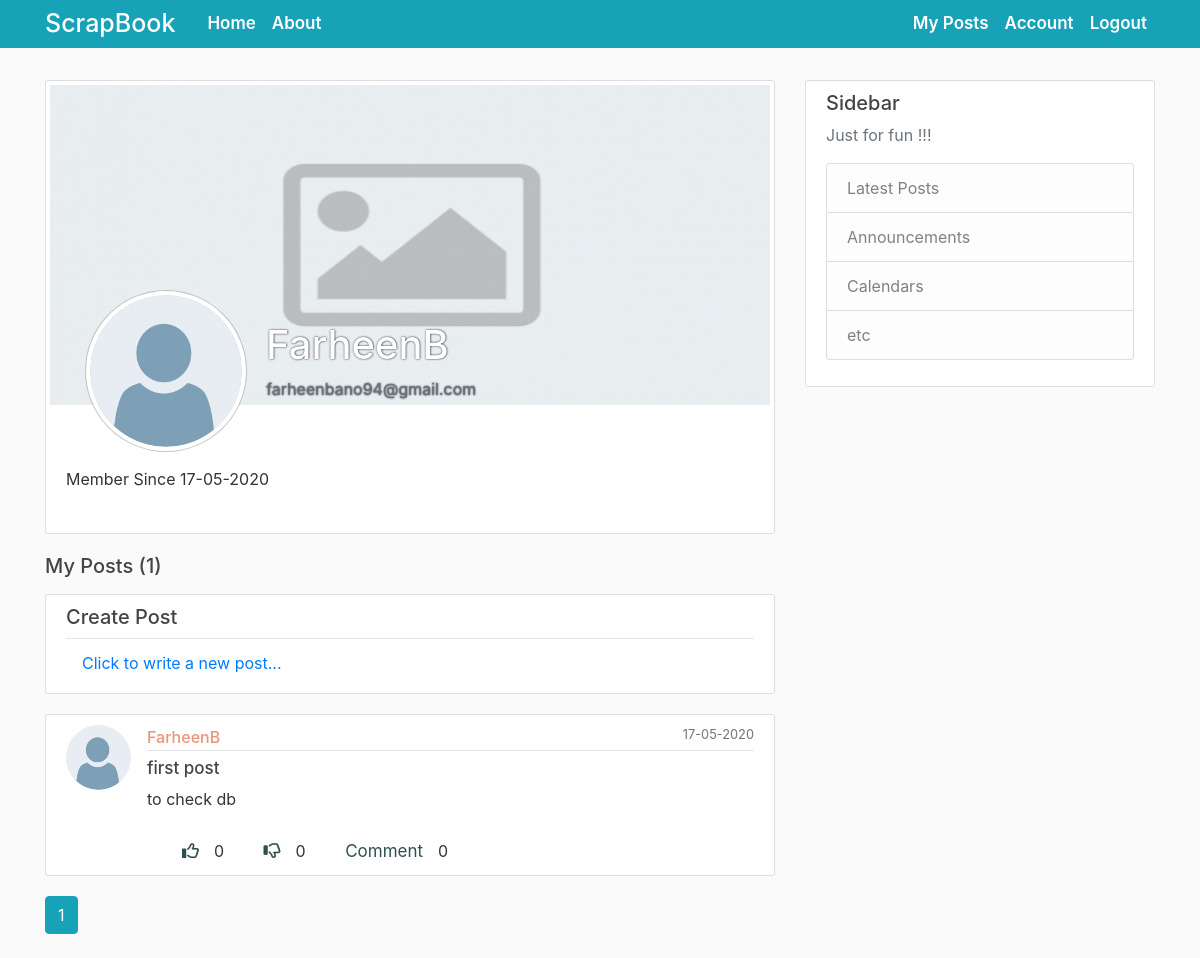
Page /FarheenB (signed in) on the committed database.
### flaskblog/models.py (models this page shows, shortened)
class User(db.Model, UserMixin):
    id = db.Column(db.Integer, primary_key=True)
    username = db.Column(db.String(20), unique=True, nullable=False)
    email = db.Column(db.String(120), unique=True, nullable=False)
    image_file = db.Column(db.String(20), nullable=False, default='default.jpg')
    cover_photo = db.Column(db.String(20), nullable=False, default='default.jpg')
    password = db.Column(db.String(60), nullable=False)
    bio = db.Column(db.Text(), nullable=True)
    dob = db.Column(db.DateTime(), nullable=True)
    location = db.Column(db.String(64),nullable=True)
    member_since = db.Column(db.DateTime(), default=datetime.now(),nullable=False)
    posts = db.relationship('Post', backref='author', lazy=True)
    comments = db.relationship('PostMetadata', backref='author_comment', lazy=True)

class Post(db.Model):
    id = db.Column(db.Integer, primary_key=True)
    title = db.Column(db.String(100), nullable=False)
    date_posted = db.Column(db.DateTime, nullable=False, default=datetime.now())
    content = db.Column(db.Text, nullable=False)
    user_id = db.Column(db.Integer, db.ForeignKey('user.id'), nullable=False)
    post_img = db.Column(db.String(20), nullable=True)
    comments = db.relationship('PostMetadata', backref='posts', lazy=True)

### flaskblog/users/routes.py (the view)
@users.route("/posts/<string:username>")
@users.route("/<string:username>")
def user_posts(username):
    page = request.args.get('page', 1, type=int)
    user = User.query.filter_by(username=username).first_or_404()
    posts = Post.query.filter_by(author=user)\
        .order_by(Post.date_posted.desc())\
        .paginate(page=page, per_page=5)
    image_file = url_for('static', filename='profile_pics/' + user.image_file)
    cover_photo = url_for('static', filename='cover_photo/' + user.cover_photo)
    if username == current_user.username:
        return render_template('my_posts.html', posts=posts, user=user, today=datetime.now(),image_file=image_file,cover_photo=cover_photo)
    return render_template('user_posts.html', posts=posts, user=user, today=datetime.now(),image_file=image_file,cover_photo=cover_photo)

### flaskblog/models.py (called while the page is built)
@login_manager.user_loader
def load_user(user_id):
    return User.query.get(int(user_id))

### flaskblog/templates/my_posts.html (shortened to what this page needs)
{% extends "user_profile.html" %}
{% block posts %}
<h5 class="mb-3">My Posts ({{ posts.total }})</h5>
<article class="media content-section">
    <div class="media-body">
        <div class="article-metadata">
            <h5>Create Post</h5>
        </div>
        <div>
            <a class="nav-item nav-link" href="{{ url_for('posts.new_post') }}">
                Click to write a new post...</div></a>
    </div>
</article>
{% for post in posts.items %}
<article class="media content-section">
    <img class="rounded-circle article-img"
        src="{{ url_for('static', filename='profile_pics/' + post.author.image_file) }}">
    <div class="media-body">
        <div class="article-metadata">
            <a class="mr-2"
                href="{{ url_for('users.user_posts', username=post.author.username) }}">{{ post.author.username }}</a>
            <small class="text-muted float-right">
                {% if post.date_posted.date()==today.date() %}
                {{ post.date_posted.strftime('%H:%M') }}
                {% else %}
                {{ post.date_posted.strftime('%d-%m-%Y') }}
                {% endif %}
            </small>
        </div>
        <h5><a class="article-title" href="{{ url_for('posts.post', post_id=post.id) }}">{{ post.title }}</a></h5>
        <p class="article-content">{{ post.content }}</p>
        <div class="comment section">
            <span class="post-metadata">
                <a class="article-title" href="{{ url_for('posts.post', post_id=post.id) }}"><i
                        class="far fa-thumbs-up fa-1x"></i></a>{{0}}
                <a class="article-title" href="{{ url_for('posts.post', post_id=post.id) }}"><i
                        class="far fa-thumbs-down fa-1x"></i></a>{{0}}
                <a class="article-title" href="{{ url_for('posts.post', post_id=post.id) }}">Comment</a>{{(0)}}
            </span>
        </div>
    </div>
</article>
{% endfor %}
{% for page_num in posts.iter_pages(left_edge=1, right_edge=1, left_current=1, right_current=2) %}
{% if page_num %}
{% if posts.page == page_num %}
<a class="btn btn-info mb-4"
    href="{{ url_for('users.user_posts', username=current_user.username, page=page_num) }}">{{ page_num }}</a>
{% else %}
<a class="btn btn-outline-info mb-4"
    href="{{ url_for('users.user_posts', username=current_user.username, page=page_num) }}">{{ page_num }}</a>
{% endif %}
{% else %}
...
{% endif %}
{% endfor %}
{% endblock posts %}

### flaskblog/templates/user_profile.html (shortened to what this page needs)
{% extends "layout.html" %}
{% block content %}
    <div class="content-section">
        <div class="cover">
            <div class="media cover-border">
                <img class="cover-photo-img" src="{{ cover_photo }}">
            </div>
        </div>
    <div class="cover-dp-position">
      <div class="media">
        <img class="rounded-circle account-img" src="{{ image_file }}">
        <div class="media-body profile-heading">
          <h2 class="account-heading">{{ user.username }}</h2>
          <p class="text-secondary">{{ user.email }}</p>
        </div>
      </div>
            <fieldset class="form-group">
                  {% if user.member_since %}
                  <div class="form-group member-since">
                      Member Since {{ user.member_since.strftime('%d-%m-%Y')}}
                  </div>
                  {% endif %}
            </fieldset>
    </div>
    </div>
    {% block posts %}
    {% endblock posts%}
{% endblock content %}

### flaskblog/static/main.css (style rules this page uses)
body { background: #fafafa; color: #333333; margin-top: 5rem; }
h1, h2, h3, h4, h5, h6 { color: #444444; }
.content-section { background: #ffffff; padding: 10px 20px; border: 1px solid #dddddd; border-radius: 3px; margin-bottom: 20px; }
.article-title { color: #444444; font-size: 17px !important; }
.article-content { white-space: pre-line; }
.article-img { height: 65px; width: 65px; margin-right: 16px; }
.article-metadata { padding-bottom: 1px; margin-bottom: 4px; border-bottom: 1px solid #e3e3e3 }
.article-metadata a { color: darksalmon; font-weight: 500; }
.account-img { height: 160px; width: 160px; margin-right: 20px; margin-left: 20px; margin-bottom: 16px; border: 4px solid white; background: white; box-shadow: 0px 0px 0px 1px #aaaa; }
.account-heading { font-size: 2.5rem; color:white!important }
.cover-border { position: relative; margin-left: 20px; margin-right: 20px; margin-top: -6px; height: 320px; }
.cover { left: 0; right: 0; position: absolute; height:inherit }
.cover-dp-position { padding-top: 200px; position: relative; }
.cover-photo-img { position:absolute; width:100%; height: inherit; }
.profile-heading { padding-top:30px; color: white !important; text-shadow: 0.2px 0.2px 2px black; }
.post-metadata { font-size: 1rem!important; }
.post-metadata i { padding-top:15px; }
.post-metadata a { padding-top:15px; padding-right: 15px; padding-left: 35px; color: darkslategrey }

### rows in the picture
User: username "FarheenB", email "farheenbano94@gmail.com", member_since "17-05-2020"
Post: image_file (placeholder picture), author.username "FarheenB", date_posted "17-05-2020", title "first post", content "to check db", value "0"

### other values in the picture
{{ posts.total }} "1"
{{ page_num }} "1"
